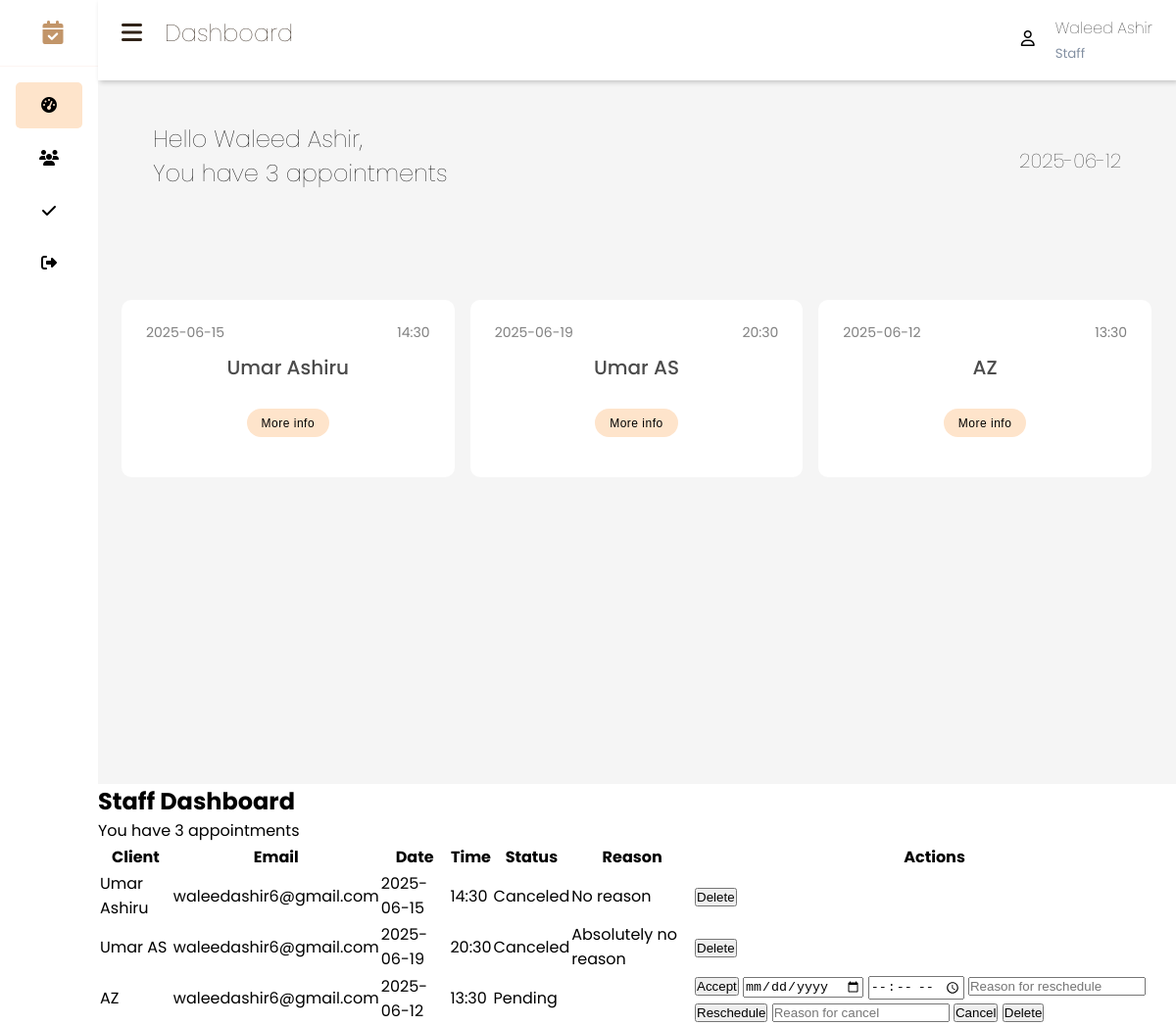
/staff_dashboard (signed in), run on the app's committed database.
### app/models.py (models this page shows, shortened)
class User(db.Model, UserMixin):
    id = db.Column(db.Integer, primary_key=True)
    username = db.Column(db.String(100), unique=True, nullable=False)
    password = db.Column(db.String(100))
    role = db.Column(db.String(10), nullable=False, default='pending')
    google_id = db.Column(db.String(100), unique=True)
    name = db.Column(db.String(100), unique=True)

class Appointment(db.Model):
    id = db.Column(db.Integer, primary_key=True)
    client_id = db.Column(db.Integer, db.ForeignKey('user.id'), nullable=False)
    client_name = db.Column(db.String(100), nullable=False)
    client_mail = db.Column(db.String(100), nullable=False)
    appointment_date = db.Column(db.String(10), nullable=False)
    appointment_time = db.Column(db.String(5), nullable=False)
    person_name = db.Column(db.String(100), nullable=False)
    status = db.Column(db.String(20), default='pending')  # 'pending', 'accepted', 'rescheduled', 'canceled'
    staff_reason = db.Column(db.String(255))  # Reason for reschedule/cancel

### app/routes.py (the view)
    @app.route('/staff_dashboard')
    @login_required
    def staff_dashboard():
        if current_user.role != 'staff':
            return redirect(url_for('client_dashboard'))
        appointments = Appointment.query.filter_by(person_name=current_user.username).all()
        admin_username = current_user.username
        current_date = date.today()
        appointment_count = len(appointments)
        message = f"You have {appointment_count} appointments"
        staff_counts = get_staff_appointments_count()
        return render_template('staff_dashboard.html', appointments=appointments, admin_username=admin_username, current_date=current_date, message=message)

### app/routes.py (called while the page is built)
def get_staff_appointments_count():
    results = (
        db.session.query(Appointment.person_name, func.count(Appointment.id))
        .group_by(Appointment.person_name)
        .all()
    )
    staff_counts = {person_name: count for person_name, count in results}
    return staff_counts

### app/templates/staff_dashboard.html (shortened to what this page needs)
{% extends 'staff_base.html' %}
{% block content %}
        <main>
            <div class="projects-section">
                <div class="projects-section-header">
                     <div class="message">
                            <h1>Hello {{ admin_username }},</h1>
                            <h1>{{ message }}</h1>
                        </div>
            <p class="time">{{ current_date }}</p>
                </div>
                  </div>
                <div class="project-boxes jsGridView">
                {% for appointment in appointments %}
                  <div class="project-box-wrapper">
                    <div class="project-box" style="background-color: white">
                      <div class="project-box-header">
                        <span>{{ appointment.appointment_date }}</span>
                        <span>{{ appointment.appointment_time }}</span>
                        </div>
                  <div class="project-box-content-header">
                    <p class="box-content-header">{{ appointment.client_name }}</p>
                  <div class="project-box-footer">
                    <div class="info">
                      <a href="{{url_for ('appointments') }}">More info</a>
                    </div>
                  </div>
                </div>
              </div>
            </div>
                {% endfor %}
          </div>
</main>
<h2>Staff Dashboard</h2>
<p>{{ message }}</p>
<table>
    <tr>
        <th>Client</th>
        <th>Email</th>
        <th>Date</th>
        <th>Time</th>
        <th>Status</th>
        <th>Reason</th>
        <th>Actions</th>
    </tr>
    {% for appointment in appointments %}
    <tr>
        <td>{{ appointment.client_name }}</td>
        <td>{{ appointment.client_mail }}</td>
        <td>{{ appointment.appointment_date }}</td>
        <td>{{ appointment.appointment_time }}</td>
        <td>
            {% if appointment.status == 'pending' %}
                <span class="badge badge-secondary">Pending</span>
            {% elif appointment.status == 'accepted' %}
                <span class="badge badge-success">Accepted</span>
            {% elif appointment.status == 'rescheduled' %}
                <span class="badge badge-warning">Rescheduled</span>
            {% elif appointment.status == 'canceled' %}
                <span class="badge badge-danger">Canceled</span>
            {% endif %}
        </td>
        <td>
            {% if appointment.status in ['rescheduled', 'canceled'] %}
                {{ appointment.staff_reason }}
            {% endif %}
        </td>
        <td>
            {% if appointment.status == 'pending' %}
                <form action="{{ url_for('accept_appointment', appointment_id=appointment.id) }}" method="post" style="display:inline;">
                    <button type="submit">Accept</button>
                </form>
                <form action="{{ url_for('reschedule_appointment', appointment_id=appointment.id) }}" method="post" style="display:inline;">
                    <input type="date" name="reschedule_date" required>
                    <input type="time" name="reschedule_time" required>
                    <input type="text" name="reschedule_reason" placeholder="Reason for reschedule" required>
                    <button type="submit">Reschedule</button>
                </form>
                <form action="{{ url_for('cancel_appointment', appointment_id=appointment.id) }}" method="post" style="display:inline;">
                    <input type="text" name="cancel_reason" placeholder="Reason for cancel" required>
                    <button type="submit">Cancel</button>
                </form>
            {% endif %}
            <form action="{{ url_for('delete_appointment', appointment_id=appointment.id) }}" method="post" style="display:inline;">
                <button type="submit" onclick="return confirm('Are you sure you want to delete this appointment?');">Delete</button>
            </form>
        </td>
    </tr>
    {% endfor %}
</table>
{% endblock %}

### app/templates/staff_base.html (shortened to what this page needs)
<!DOCTYPE html>
<html lang="en">
<head>
    <link rel="stylesheet" href="https://cdnjs.cloudflare.com/ajax/libs/font-awesome/6.7.2/css/all.min.css" />
    <link rel="stylesheet" href="{{ url_for('static', filename='css/style.css') }}">
    <link rel="stylesheet" href="{{ url_for('static', filename='css/styling.css') }}">
</head>
<body>
    <section class="sidebar">
        <div class="sidebar-brand">
            <h2>
                <span><i class="fas fa-calendar-check"></i></span>
            </h2>
        </div>
        <div class="sidebar-menu">
            {% block active %}
            <ul>
                <li>
                    <a href="#" class="active">
                        <span><i class="fas fa-tachometer-alt"></i> </span>
                    </a>
                </li>
                <li>
                    <a href="{{ url_for('appointments') }}">
                        <span><i class="fa-solid fa-users"></i> </span>
                    </a>
                </li>
                <li>
                    <a href="#">
                        <span><i class="fa-solid fa-check"></i> </span>
                    </a>
                </li>
                <li>
                    <a href="{{ url_for('logout') }}">
                        <span><i class="fas fa-sign-out-alt"></i></span>
                    </a>
                </li>
            </ul>
            {% endblock %}
        </div>
    </section>
    <div class="main-content">
            <header>
                <div class="header-title">
                    <h2>
                        <label for="nav-toggle">
                          <i class="fas fa-bars"></i>
                        </label>
                        Dashboard
                    </h2>
                </div>
                <div class="user-wrapper">
                    <i class="fas fa-user"></i>
                    <div>
                        <h4>{{ admin_username }}</h4>
                        <small>Staff</small>
                    </div>
                </div>
            </header>
            {% block content %}
            {% endblock %}
</body>
</html>

### app/static/css/styling.css (style rules this page uses)
html, body { font-family: Poppins, "DM Sans", sans-serif; background-color: white; }

### data on the page
User: username "Waleed Ashir"
Appointment: appointment_date "2025-06-15", appointment_time "14:30", client_name "Umar Ashiru", client_mail "waleedashir6@gmail.com", status "Canceled", staff_reason "No reason"
Appointment: appointment_date "2025-06-19", appointment_time "20:30", client_name "Umar AS", client_mail "waleedashir6@gmail.com", status "Canceled", staff_reason "Absolutely no reason"
Appointment: appointment_date "2025-06-12", appointment_time "13:30", client_name "AZ", client_mail "waleedashir6@gmail.com", status "Pending"

### other printed values
{{ message }} "You have 3 appointments"
